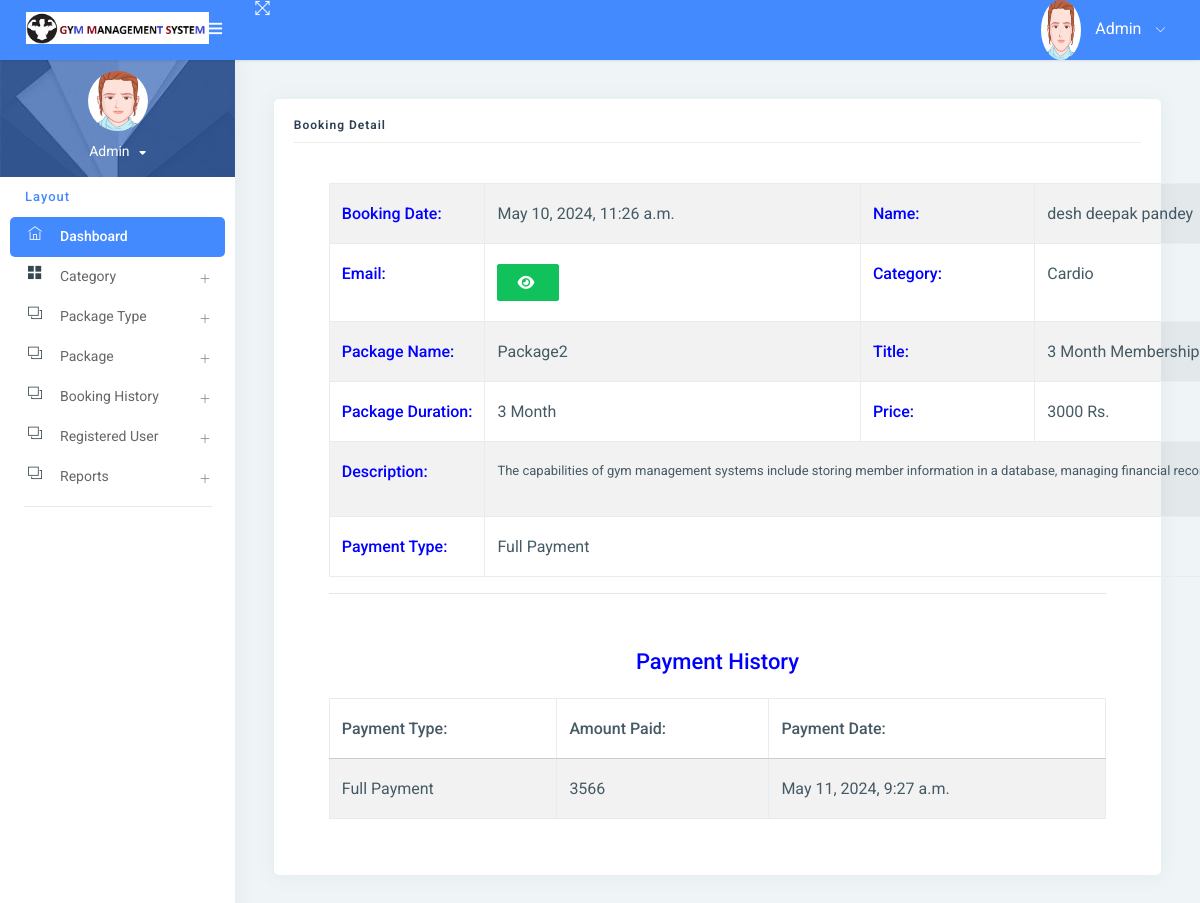
The page /booking_detail/7/ (signed in) on the database its author committed.
### gym/models.py (models this page shows, shortened)
class Booking(models.Model):
    package = models.ForeignKey(Package, on_delete=models.CASCADE, null=True, blank=True)
    register = models.ForeignKey(Signup, on_delete=models.CASCADE, null=True, blank=True)
    bookingnumber = models.CharField(max_length=100, null=True, blank=True)
    status = models.IntegerField(choices=STATUS, default=1)
    creationdate = models.DateTimeField(auto_now_add=True)

class Signup(models.Model):
    user = models.ForeignKey(User, on_delete=models.CASCADE, null=True)
    mobile = models.CharField(max_length=15, null=True)
    state = models.CharField(max_length=150, null=True)
    city = models.CharField(max_length=150, null=True)
    address = models.CharField(max_length=200, null=True)
    creationdate = models.DateTimeField(auto_now_add=True)

class Package(models.Model):
    category = models.ForeignKey(Category, on_delete=models.CASCADE, null=True)
    packagename = models.ForeignKey(Packagetype, on_delete=models.CASCADE, null=True)
    titlename = models.CharField(max_length=200, null=True)
    packageduration = models.CharField(max_length=50, null=True)
    price = models.CharField(max_length=200, null=True)
    description = models.CharField(max_length=200, null=True)
    creationdate = models.DateTimeField(auto_now_add=True)

class Category(models.Model):
    categoryname = models.CharField(max_length=200, null=True)
    status = models.CharField(max_length=300, null=True)
    creationdate = models.DateTimeField(auto_now_add=True)

class Packagetype(models.Model):
    category = models.ForeignKey(Category, on_delete=models.CASCADE, null=True)
    packagename = models.CharField(max_length=200, null=True)
    creationdate = models.DateTimeField(auto_now_add=True)
    def __str__(self):
        return self.packagename

class Paymenthistory(models.Model):
    user = models.ForeignKey(Signup, on_delete=models.CASCADE, null=True, blank=True)
    booking = models.ForeignKey(Booking, on_delete=models.CASCADE, null=True, blank=True)
    price = models.CharField(max_length=100, null=True, blank=True)
    status = models.IntegerField(choices=STATUS, default=1)
    creationdate = models.DateTimeField(auto_now_add=True)

### gym/views.py (the view, shortened to what this page needs)
# urls.py: path('booking_detail/<int:pid>/', booking_detail, name="booking_detail"),
def booking_detail(request, pid):
    data = Booking.objects.get(id=pid)
    payment = Paymenthistory.objects.filter(booking=data)
    if request.user.is_staff:
        return render(request, "admin/admin_booking_detail.html", locals())
    else:
        return render(request, "user_booking_detail.html", locals())

### gym/templates/admin/admin_booking_detail.html (shortened to what this page needs)
{% extends 'admin_base.html' %}
{% load static custom_tags %}
{% block main %}
<link rel="stylesheet" href="https://cdnjs.cloudflare.com/ajax/libs/font-awesome/6.2.0/css/all.min.css" />
<div class="pcoded-inner-content">
    <div class="main-body">
        <div class="page-wrapper">
            <div class="page-body">
                <div class="row">
                    <div class="col-sm-12">
                        <div class="card">
                            <div class="card-block">
                                <h4 class="sub-title">Booking Detail</h4>
                                <div class="card-body">
                                <div class="container">
                                    <table id="example1" class="table table-bordered table-striped">
                                        <tr>
                                            <th style="color:blue">Booking Date:</th>
                                            <td>{{data.creationdate}}</td>
                                            <th style="color:blue">Name:</th>
                                            <td>{{data.register.user.first_name}}{{data.register.user.last_name}}</td>
                                        </tr>
                                        <tr>
                                            <th style="color:blue">Email:</th>
                                            <td>
                                                <button type="button" class="btn btn-success" id="email-btn-{{forloop.counter}}" onclick="togglePassword('email-{{forloop.counter}}', this.id)"><i class="fa fa-eye"></i></button>
                                            </td>
                                            <th style="color:blue">Category:</th>
                                            <td>{{data.package.category.categoryname}}</td>
                                        </tr>
                                        <tr>
                                            <th style="color:blue">Package Name:</th>
                                            <td>{{data.package.packagename}}</td>
                                            <th style="color:blue">Title:</th>
                                            <td>{{data.package.titlename}}</td>
                                        </tr>
                                        <tr>
                                            <th style="color:blue">Package Duration:</th>
                                            <td>{{data.package.packageduration}}</td>
                                            <th style="color:blue">Price:</th>
                                            <td>{{data.package.price}} Rs.</td>
                                        </tr>
                                        <tr>
                                            <th style="color:blue">Description:</th>
                                            <td colspan="12">{{data.package.description|safe}}</td>
                                        </tr>
                                        <tr>
                                            <th style="color:blue">Payment Type:</th>
                                             <td colspan="12">{{data.get_status_display}}</td>
                                        </tr>
                                    </table>
                                    <hr>
                                    {% if data.status != "New" %}
                                    <table id="example6" class="table table-bordered table-striped">
                                        <div class="card-body">
                                            <tr>
                                                <center>
                                                    <h4 style="color:blue">Payment History</h4>
                                                </center>
                                            </tr>
                                            <table id="example5" class="table table-bordered table-striped">
                                                <thead>
                                                <tr>
                                                    <th>Payment Type:</th>
                                                    <th>Amount Paid:</th>
                                                    <th>Payment Date:</th>
                                                </tr>
                                                </thead>
                                                <tbody>
                                                {% for i in payment %}
                                                <tr>
                                                    <td>{{i.get_status_display}}</td>
                                                    <td>{{i.price}}</td>
                                                    <td>{{i.creationdate}}</td>
                                                </tr>
                                                {% endfor %}
                                                </tbody>
                                            </table>
                                        </div>
                                    </table>
                                    {% endif %}
                                </div>
                                </div>
                            </div>
                        </div>
                    </div>
                </div>
            </div>
        </div>
    </div>
</div>
{% endblock %}

### gym/templates/admin_base.html (shortened to what this page needs)
{% load static %}
<html lang="en">
<head>
    <link rel="stylesheet" href="{% static 'assets1/pages/waves/css/waves.min.css' %}" type="text/css" media="all">
    <link rel="stylesheet" type="text/css" href="{% static 'assets1/css/bootstrap/css/bootstrap.min.css' %}">
    <link rel="stylesheet" href="{% static 'assets1/pages/waves/css/waves.min.css' %}" type="text/css" media="all">
    <link rel="stylesheet" type="text/css" href="{% static 'assets1/icon/themify-icons/themify-icons.css' %}">
    <link rel="stylesheet" type="text/css" href="{% static 'assets1/icon/font-awesome/css/font-awesome.min.css' %}">
    <link rel="stylesheet" type="text/css" href="{% static 'assets1/css/jquery.mCustomScrollbar.css' %}">
    <link rel="stylesheet" href="https://www.amcharts.com/lib/3/plugins/export/export.css" type="text/css" media="all"/>
    <link rel="stylesheet" type="text/css" href="{% static 'assets1/css/style.css' %}">
</head>
<body>
<div id="pcoded" class="pcoded">
    <div class="pcoded-container navbar-wrapper">
        <nav class="navbar header-navbar pcoded-header">
            <div class="navbar-wrapper">
                <div class="navbar-logo">
                    <a class="mobile-menu waves-effect waves-light" id="mobile-collapse" href="#!">
                        <i class="ti-menu"></i>
                    </a>
                    <a href="{% url 'admin_home' %}">
                        <img class="img-fluid" src="{% static 'assets1/images/logo.png' %}" alt="Theme-Logo"
                             style="width:85%">
                    </a>
                </div>
                <div class="navbar-container container-fluid">
                    <ul class="nav-left">
                        <li>
                            <a href="#!" onclick="javascript:toggleFullScreen()" class="waves-effect waves-light">
                                <i class="ti-fullscreen"></i>
                            </a>
                        </li>
                    </ul>
                    <ul class="nav-right">
                        <li class="user-profile header-notification">
                            <a href="#!" class="waves-effect waves-light">
                                <img src="{% static 'assets1/images/avatar-1.png' %}" class="img-radius"
                                     alt="">
                                <span>Admin</span>
                                <i class="ti-angle-down"></i>
                            </a>
                        </li>
                    </ul>
                </div>
            </div>
        </nav>
        <div class="pcoded-main-container">
            <div class="pcoded-wrapper">
                <nav class="pcoded-navbar">
                    <div class="pcoded-inner-navbar main-menu">
                        <div class="">
                            <div class="main-menu-header">
                                <img class="img-80 img-radius" src="{% static 'assets1/images/avatar-1.png' %}"
                                     alt="">
                                <div class="user-details">
                                    <span id="more-details">Admin<i class="fa fa-caret-down"></i></span>
                                </div>
                            </div>
                        </div>
                        <div class="pcoded-navigation-label" data-i18n="nav.category.navigation">Layout</div>
                        <ul class="pcoded-item pcoded-left-item">
                            <li class="active">
                                <a href="{% url 'admin_home' %}" class="waves-effect waves-dark">
                                    <span class="pcoded-micon"><i class="ti-home"></i><b>D</b></span>
                                    <span class="pcoded-mtext" data-i18n="nav.dash.main">Dashboard</span>
                                </a>
                            </li>
                            <li class="pcoded-hasmenu">
                                <a href="javascript:void(0)" class="waves-effect waves-dark">
                                    <span class="pcoded-micon"><i class="ti-layout-grid2-alt"></i></span>
                                    <span class="pcoded-mtext" data-i18n="nav.basic-components.main">Category</span>
                                </a>
                            </li>
                            <li class="pcoded-hasmenu">
                                <a href="javascript:void(0)" class="waves-effect waves-dark">
                                    <span class="pcoded-micon"><i class="ti-layers"></i></span>
                                    <span class="pcoded-mtext"
                                          data-i18n="nav.basic-components.main">Package Type </span>
                                </a>
                            </li>
                            <li class="pcoded-hasmenu">
                                <a href="javascript:void(0)" class="waves-effect waves-dark">
                                    <span class="pcoded-micon"><i class="ti-layers"></i></span>
                                    <span class="pcoded-mtext"
                                          data-i18n="nav.basic-components.main"> Package</span>
                                </a>
                            </li>
                            <li class="pcoded-hasmenu">
                                <a href="javascript:void(0)" class="waves-effect waves-dark">
                                    <span class="pcoded-micon"><i class="ti-layers"></i></span>
                                    <span class="pcoded-mtext"
                                          data-i18n="nav.basic-components.main">Booking History</span>
                                </a>
                            </li>
                               <li class="pcoded-hasmenu">
                                <a href="javascript:void(0)" class="waves-effect waves-dark">
                                    <span class="pcoded-micon"><i class="ti-layers"></i></span>
                                    <span class="pcoded-mtext"
                                          data-i18n="nav.basic-components.main"> Registered User</span>
                                </a>
                            </li>
                            <li class="pcoded-hasmenu">
                                <a href="javascript:void(0)" class="waves-effect waves-dark">
                                    <span class="pcoded-micon"><i class="ti-layers"></i></span>
                                    <span class="pcoded-mtext"
                                          data-i18n="nav.basic-components.main">Reports</span>
                                </a>
                            </li>
                        </ul>
                    </div>
                </nav>
                <div class="pcoded-content">
                    {% block main %}
                    {% endblock %}
                </div>
            </div>
        </div>
    </div>
</div>
</body>
</html>

### gym/templates/admin/admin_booking_detail.html (style rules this page uses)
img { width: 60px; height: 60px; }
td { padding:0px; }

### rows shown on the page
Booking: creationdate "May 10, 2024, 11:26 a.m.", register.user.first_name "desh deepak", register.user.last_name "pandey", package.category.categoryname "Cardio", package.packagename "Package2", package.titlename "3 Month Membership…", package.packageduration "3 Month", package.price "3000", package.description "The capabilities of gym management systems include storing member information in a database, managing financial…", status "Full Payment"
Paymenthistory: status "Full Payment", price "3566", creationdate "May 11, 2024, 9:27 a.m."
